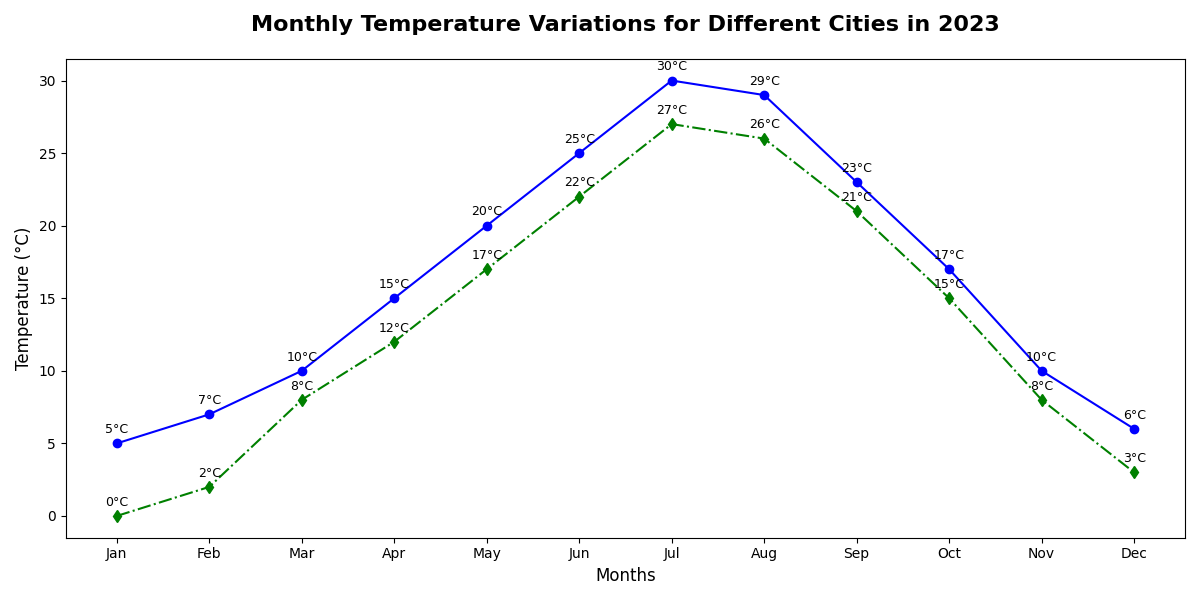

Recreate this plot in Python.
import matplotlib.pyplot as plt
import numpy as np

# Define the months and temperature data for each city
months = np.array(["Jan", "Feb", "Mar", "Apr", "May", "Jun", "Jul", "Aug", "Sep", "Oct", "Nov", "Dec"])
city1_temp = np.array([5, 7, 10, 15, 20, 25, 30, 29, 23, 17, 10, 6])
city3_temp = np.array([0, 2, 8, 12, 17, 22, 27, 26, 21, 15, 8, 3])

# Setup subplot figure
fig, ax = plt.subplots(figsize=(12, 6))

# Plotting line charts for each city's temperature
ax.plot(months, city1_temp, marker='o', linestyle='-', color='b')
ax.plot(months, city3_temp, marker='d', linestyle='-.', color='g')

# Adding titles and labels
ax.set_title("Monthly Temperature Variations for Different Cities in 2023", fontsize=16, fontweight='bold', pad=20)
ax.set_xlabel("Months", fontsize=12)
ax.set_ylabel("Temperature (°C)", fontsize=12)

# Adding values on each data point
for i in range(len(months)):
    ax.text(months[i], city1_temp[i] + 0.5, f"{city1_temp[i]}°C", ha='center', va='bottom', fontsize=9)
    ax.text(months[i], city3_temp[i] + 0.5, f"{city3_temp[i]}°C", ha='center', va='bottom', fontsize=9)

# Adjust layout to fit everything properly
plt.tight_layout()

# Display the plot
plt.show()
